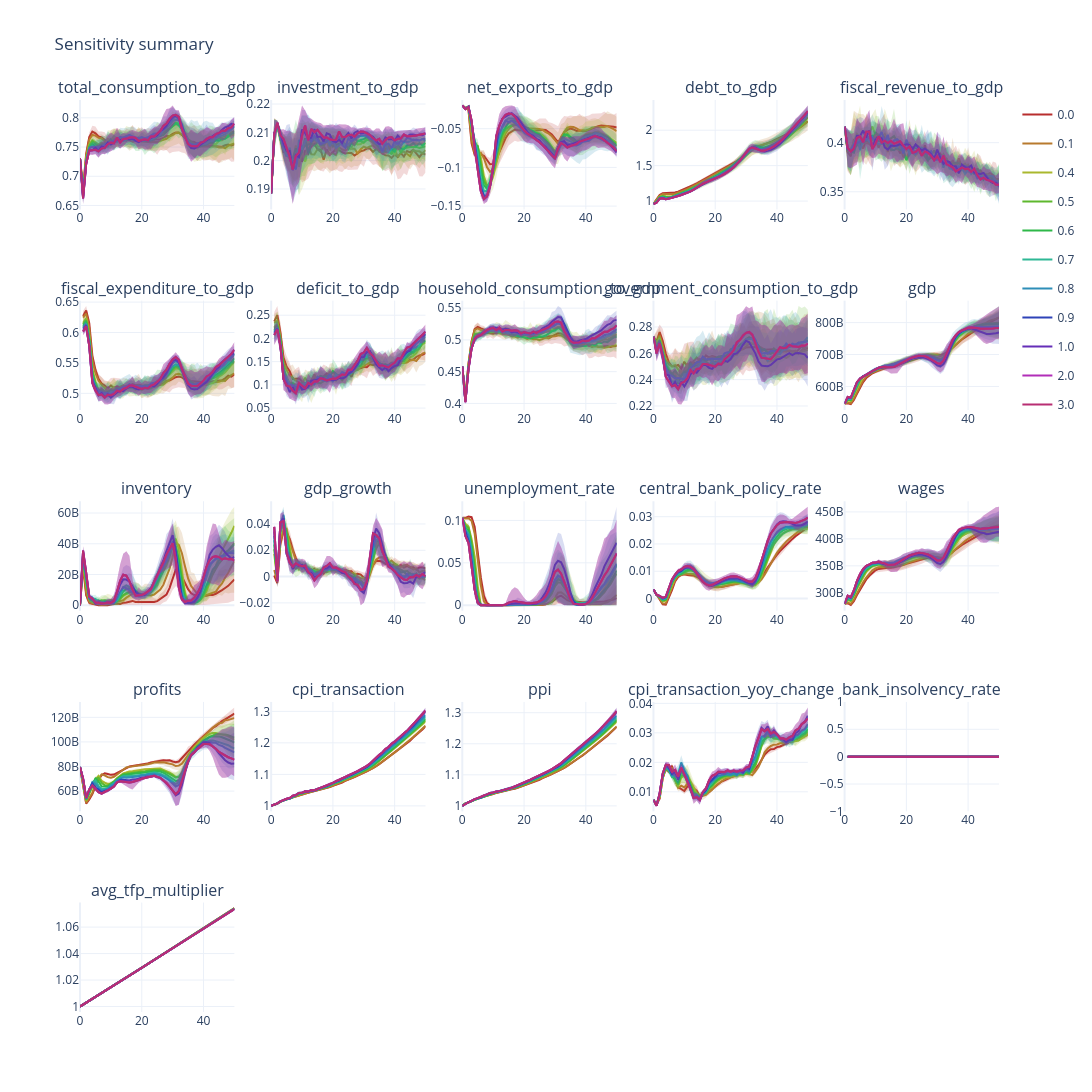
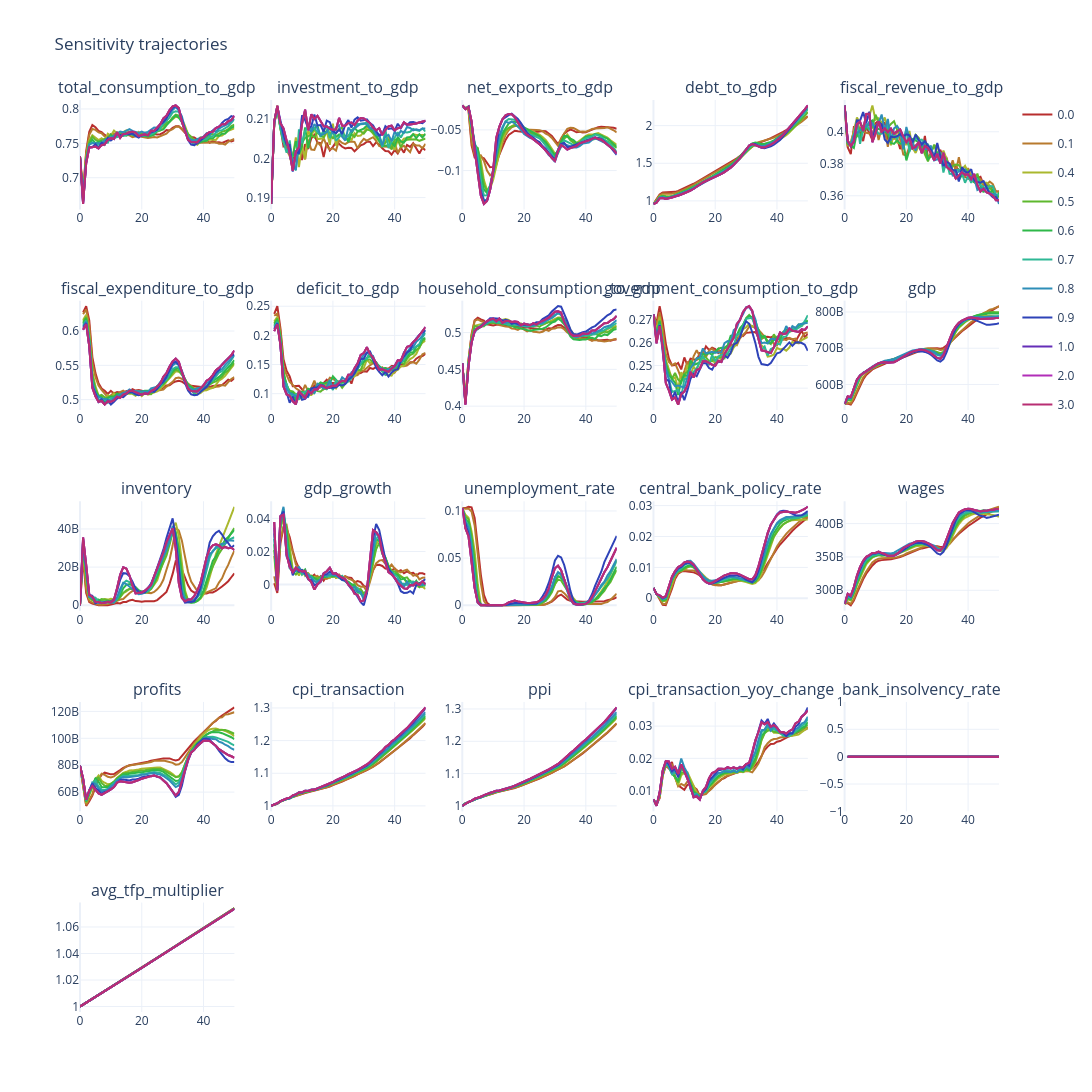

The notebook cell these images were saved under, in order:
### Code cell
plot_sensitivity_summary(sensitivity, cols=plot_columns)
plot_sensitivity(sensitivity, cols=plot_columns)
